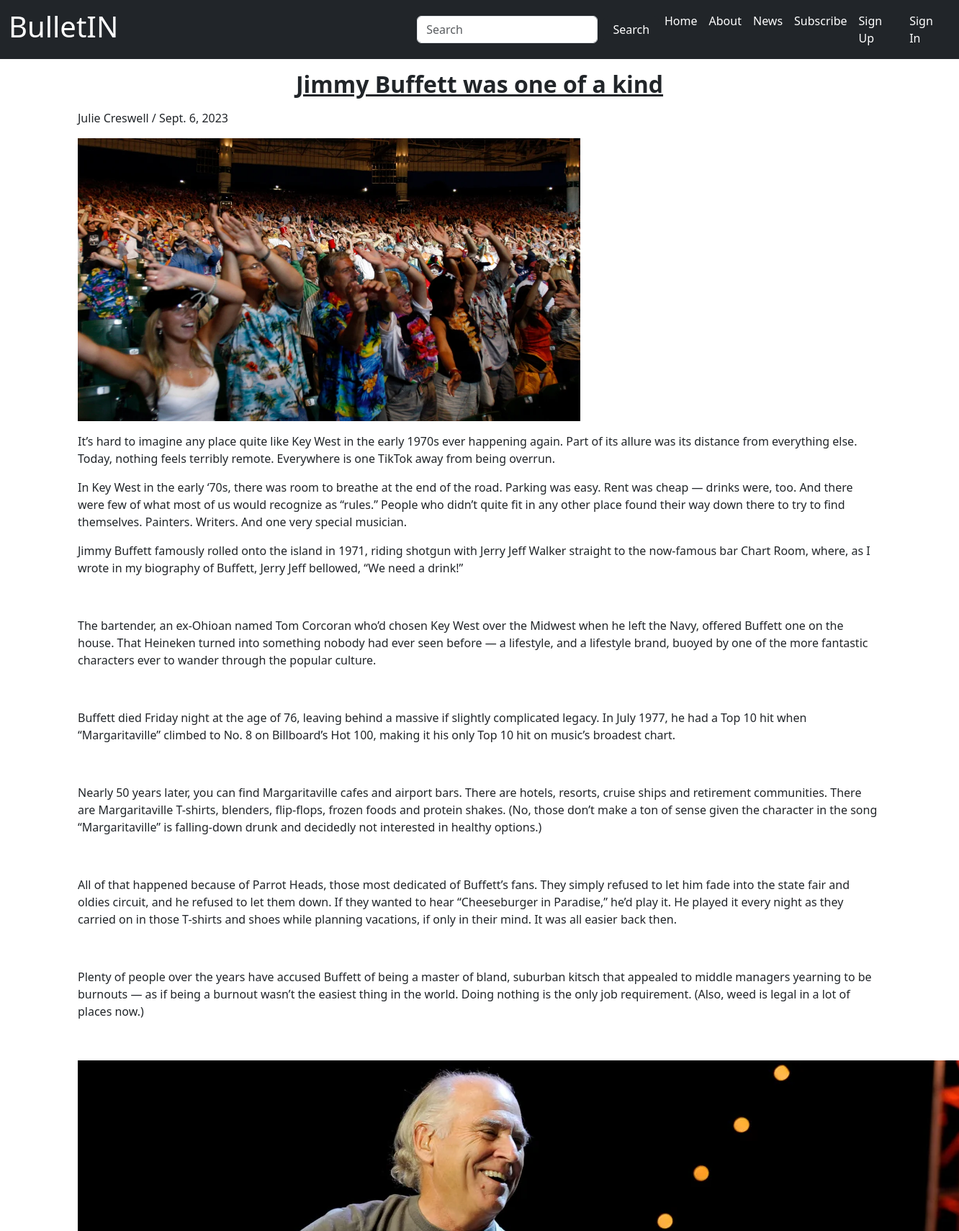
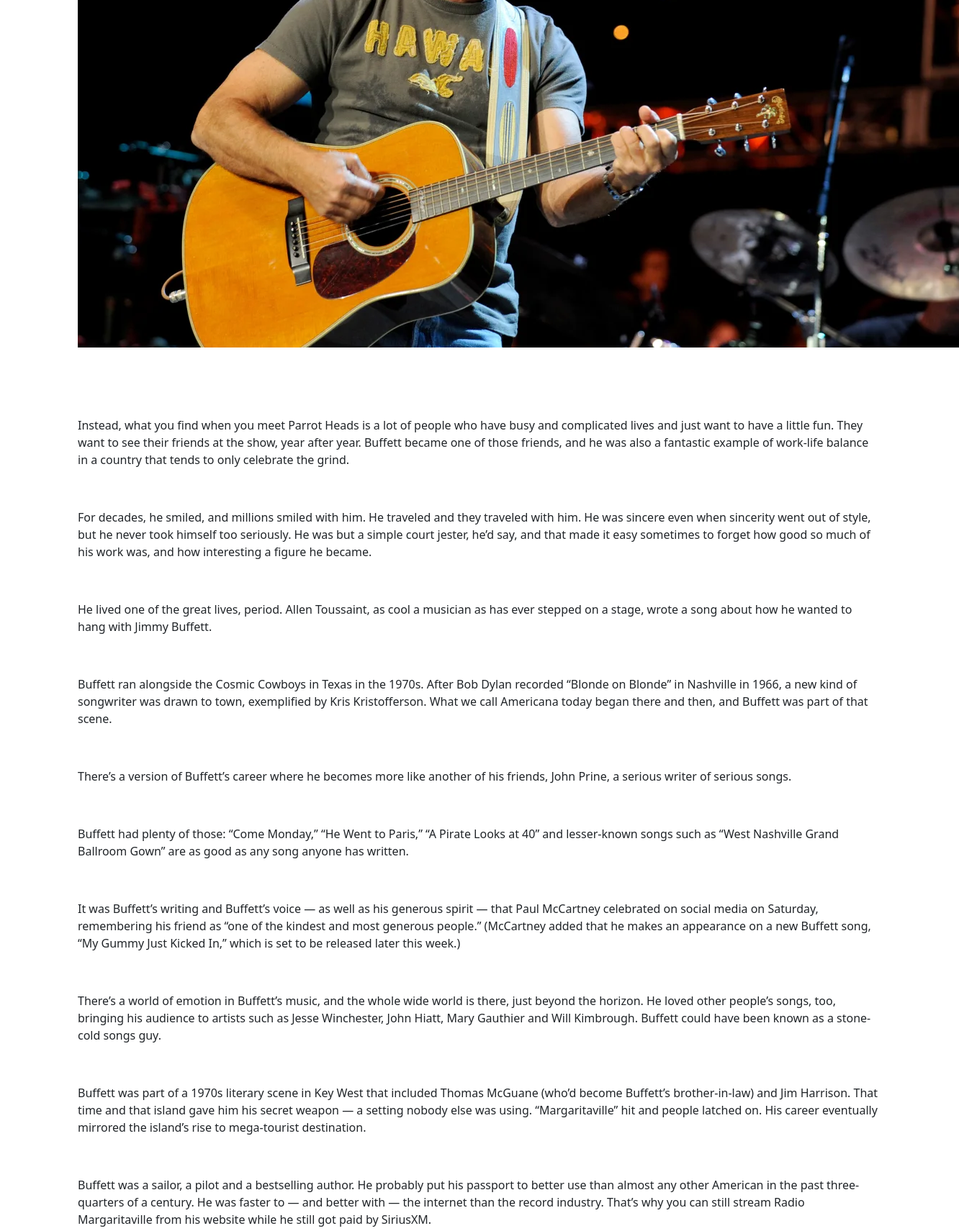
Screenshot of /news/10/ (upper part) with the database file from the repository (2 pictures, top to bottom).
### news/models.py (models this page shows, shortened)
class News(models.Model):
    category = models.ForeignKey(Category, on_delete = models.CASCADE)
    headline = models.CharField(max_length=255, blank=True)
    report_by = models.CharField(max_length=255)
    date = models.DateField(auto_now_add=True)
    content = models.TextField()
    likes = models.ManyToManyField(User,blank=True)
    dislikes = models.IntegerField(default=0)
    cover_photo = models.ImageField(upload_to="news_cover_images", blank=True)
    cover_text = models.CharField(max_length=255, blank=True)
    news_type = models.ManyToManyField(NewsType,blank=True)
    class Meta:
        verbose_name_plural = "News"
        ordering = ['-date']

### news/views.py (the view, shortened to what this page needs)
# urls.py: path("<int:id>/", news_details, name="news_details"),
def news_details(request, id):
    news = get_object_or_404(News,id = id)
    comments = Comment.objects.filter(news = news)
    flag = False
    if request.user.is_authenticated:
            user = request.user
            if news.likes.filter(id = user.id).exists():
                flag = True
    context = {
        "news" : news,
        "comments" : comments,
        "flag" : flag
    }
    return render(request, 'news/news_details.html', context)

### templates/news/news_details.html (shortened to what this page needs)
{% extends 'base.html' %}
{% load static %}
{% load social_share %}
{% block content %}
<div class="container">
    <div class="row">
      <div class="col mx-auto">
        <div>
            <h2 class="mb-3 my-3 text-decoration-underline text-center fw-bold" >{{news.headline}}</h2>
        </div>
        <div>
            <p class="fs-6">{{news.report_by}} / {{news.date}}</p>
        </div>
        <div class="">
            {{news.content|safe}}
        </div>
      </div>
    </div>
</div>
{% endblock content %}

### rows the page displays
News: headline "Jimmy Buffett was one of a kind", report_by "Julie Creswell", date "Sept. 6, 2023", content (picture), content "It’s hard to imagine any place quite like Key West in the early 1970s ever happening again. Part of its allure was its distance from everything else. Today, nothing feels terribly remote. Everywhere is one TikTok away from being overrun. In Key West in the early ‘70s, there was room to breathe at the end of the road. Parking was easy. Rent was cheap — drinks were, too. And there were few of what most of us would recognize as “rules.” People who didn’t quite fit in any other place found their way down there to try to find themselves. Painters. Writers. And one very special musician. Jimmy Buffett famously rolled onto the island in 1971, riding shotgun with Jerry Jeff Walker straight to the…"
